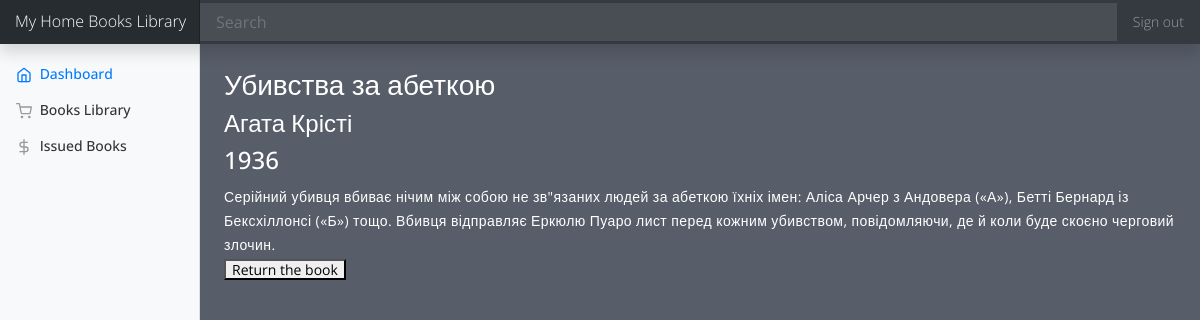
/bookinfo/2, run on the app's committed database.
### tables this page shows
CREATE TABLE homelibrary (
	id INTEGER NOT NULL, 
	namebook VARCHAR, 
	author VARCHAR, 
	yearbook INTEGER, 
	coverimage VARCHAR, 
	description TEXT, 
	issued BOOLEAN, 
	PRIMARY KEY (id)
);

### app.py (the view)
@app.route("/bookinfo/<book_id>", methods=["GET"])
def getbook(book_id):
  bookdetails = bookslibrary.getbookinfo(book_id)
  name_button = "Hand out the book"
  if bookdetails[6]:
    name_button = "Return the book"
  if not bookdetails:
    abort(404)
  return render_template("bookinfo.html", namebook=bookdetails, name_button=name_button)

### models.py (called while the page is built)
  def getbookinfo(self, id):
    sql = homelibrary.select().where(homelibrary.c.id == id)
    result = conn.execute(sql)
    row = result.fetchone()
    return row

### templates/bookinfo.html
{% extends "base.html" %}
{% block content %}
<div class="container">
    <h3>{{ namebook[1] }}</h3>
    <h4>{{ namebook[2] }}</h4>
    <h4>{{ namebook[3] }}</h4>
    <div class="description__text">{{ namebook[5] }}</div>
    <form method="POST" action="/changestatebook/{{ namebook[0] }}">
        <button class="buttons" type="submit">{{ name_button }}</button>
    </form>
</div>
{% endblock %}

### static/dashboard.css (style rules this page uses)
body { font-size: .875rem; }
.description__text { font-size: 14px; line-height: 1.71; font-weight: 400; letter-spacing: 0.03em; margin: 0; padding: 2px 0; }

### static/listproducts.css (style rules this page uses)
body { font-family: 'Open Sans', sans-serif; font-weight: 300; line-height: 1.42em; color:#ffffff; background-color:#575d69; }
.container { text-align: left; overflow: hidden; width: 100%; line-height:0.25em; margin: 0 auto; display: table; padding: 0 0 8em 0; }
.buttons { height: 1.5em; }

### data on the page
homelibrary: namebook "Убивства за абеткою", author "Агата Крісті", yearbook "1936", description "Серійний убивця вбиває нічим між собою не зв\"язаних людей за абеткою їхніх імен: Аліса Арчер з Андовера («А»), Бетті Бернард із Бексхіллонсі («Б») тощо. Вбивця відправляє Еркюлю Пуаро лист перед кожним убивством, повідомляючи, де й коли буде скоєно черговий злочин."

### other printed values
{{ name_button }} "Return the book"
